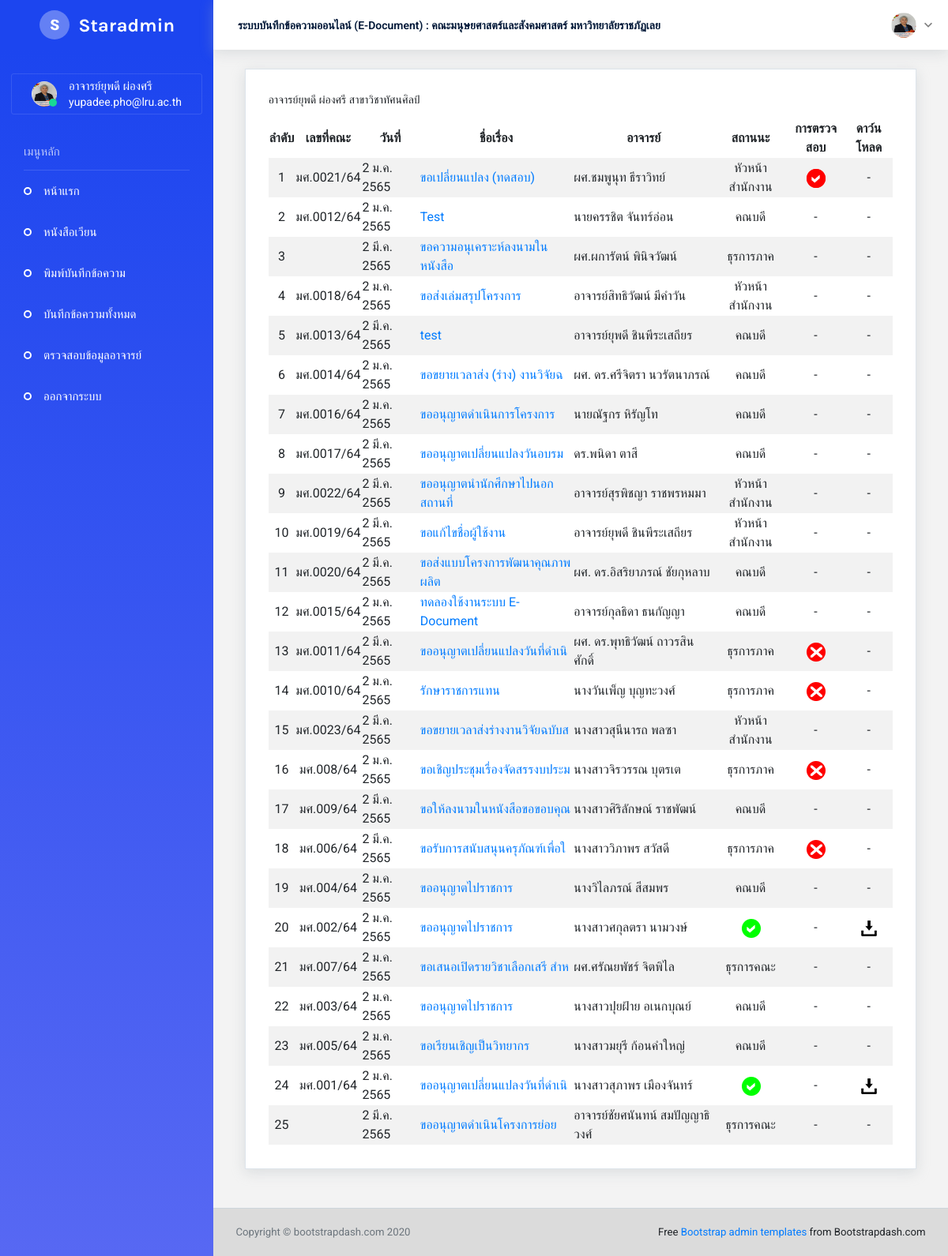
The page /head-officer-page.php (signed in) on the database as committed earlier.
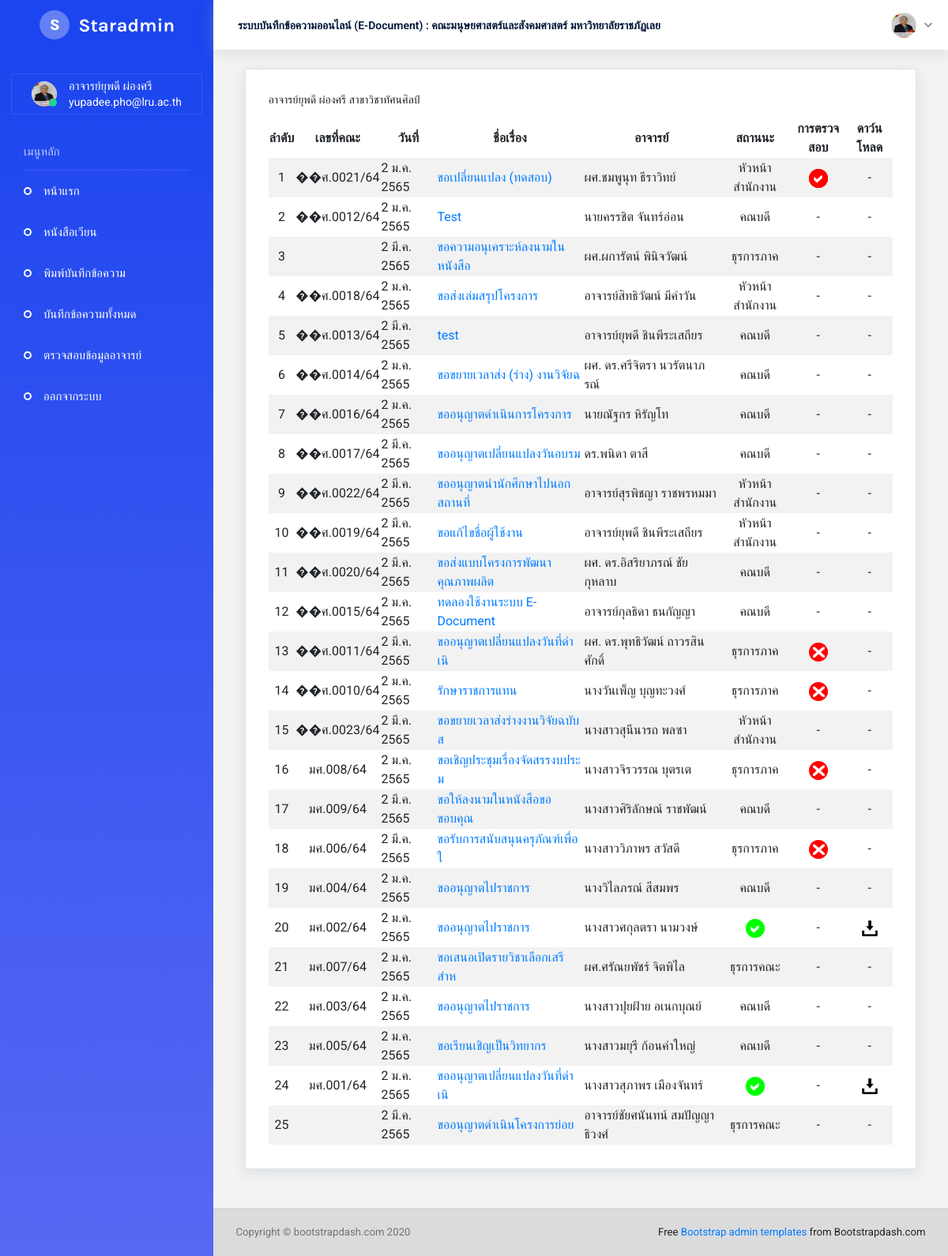
The same page on the database as committed later.
### tables this page shows
CREATE TABLE `memo` (
  `id` int(10) NOT NULL,
  `dep` varchar(100) NOT NULL,
  `field` varchar(100) NOT NULL,
  `user_id` varchar(10) NOT NULL,
  `memo_id` varchar(10) NOT NULL,
  `memo_num_dep` varchar(20) NOT NULL,
  `memo_date` varchar(50) NOT NULL,
  `title` varchar(200) NOT NULL,
  `paragraph1` text NOT NULL,
  `paragraph2` text NOT NULL,
  `paragraph3` text NOT NULL,
  `sign` varchar(100) NOT NULL,
  `time_user` varchar(50) NOT NULL,
  `sign_officer` varchar(250) NOT NULL,
  `time_officer` varchar(50) NOT NULL,
  `sign_officer1` varchar(250) NOT NULL,
  `time_officer1` varchar(50) NOT NULL,
  `name` varchar(250) NOT NULL,
  `position` varchar(250) NOT NULL,
  `status` char(1) NOT NULL,
  `status_edit` char(1) NOT NULL,
  `comment1` varchar(250) NOT NULL,
  `comment2` varchar(250) NOT NULL,
  `sign_depart` varchar(250) NOT NULL,
  `depart_opinion` text NOT NULL,
  `depart_opinion_time` varchar(50) NOT NULL,
  `memo_num_officer1` varchar(100) NOT NULL,
  `comment3` varchar(250) NOT NULL,
  `officer1_opinion` varchar(250) NOT NULL,
  `comment4` varchar(250) NOT NULL,
  `sign_head_officer` varchar(250) NOT NULL,
  `head_officer_opinion` text NOT NULL,
  `head_officer_opinion_time` varchar(100) NOT NULL,
  `sign_admin` varchar(250) NOT NULL,
  `admin_opinion` varchar(250) NOT NULL,
  `admin_opinion_time` varchar(100) NOT NULL,
  `comment5` varchar(250) NOT NULL
);

### head-officer-page.php (the view, shortened to what the changed rows need)
<?php
    include_once('connect.php');
?>
<!DOCTYPE html>
<html lang="en">
  <head>
    <link rel="stylesheet" href="assets/vendors/iconfonts/mdi/css/materialdesignicons.min.css">
    <link rel="stylesheet" href="assets/vendors/iconfonts/ionicons/dist/css/ionicons.css">
    <link rel="stylesheet" href="assets/vendors/iconfonts/flag-icon-css/css/flag-icon.min.css">
    <link rel="stylesheet" href="assets/vendors/css/vendor.bundle.base.css">
    <link rel="stylesheet" href="assets/vendors/css/vendor.bundle.addons.css">
    <link rel="stylesheet" href="assets/css/shared/style.css">
    <link rel="stylesheet" href="assets/css/demo_1/style.css">
  </head>
  <body>
    <div class="container-scroller">
      <div class="container-fluid page-body-wrapper">
        <?php
          $sql="SELECT * FROM memo ORDER BY id DESC";
          $query = mysqli_query($conn,$sql);
        ?>
        <div class="main-panel">
          <div class="content-wrapper">
              <div class="col-lg-12 grid-margin stretch-card">
                <div class="card">
                  <div class="card-body">
                    <table class="table-striped">
                      <thead align="center">
                        <tr>
                          <th> ลำดับ </th>
                          <th> เลขที่คณะ </th>
                          <th> วันที่ </th>
                          <th> ชื่อเรื่อง </th>
                          <th> อาจารย์ </th>
                          <th> สถานนะ </th>
                          <th> การตรวจสอบ </th>
                          <th> ดาว์นโหลด </th>
                       </tr>
                      </thead>
                      <tbody>
                        <?php
                        $i = 1;
                        while($result=mysqli_fetch_array($query,MYSQLI_ASSOC))
                        {
                        ?>
                        <tr>
                          <td class="py-1" align="center"><?php echo $i;?></td>
                          <td align="center"><?php echo $result["memo_num_officer1"];?></td>
                          <td><?php echo $result["memo_date"];?></td>
                          <td><a href="head-officer-page-check.php?memo_id=<?php echo $result["memo_id"];?>&user_id=<?php echo $result["user_id"];?>"><?php echo mb_substr($result["title"],0,30,'UTF-8');?></a></td>
                          <td><?php echo str_replace("ผู้ช่วยศาสตราจารย์","ผศ.",$result["name"]);?></td>
                          <td align="center">
                            <?php
                            $status = $result["status"];;
                            if ($status == "1") {
                              echo "หัวหน้าภาค";
                            } elseif ($status == "2") {
                              echo "ธุรการคณะ";
                            } elseif ($status == "3") {
                              echo "หัวหน้าสำนักงาน";
                            } elseif ($status == "4") {
                              echo "คณบดี";
                            } elseif ($status == "5") {
                              echo "<img src='assets/images/complete.png' alt=''/>";
                            } else {
                              echo "ธุรการภาค";
                            }
                            ?>
                          </td>
                          <td align="center">
                            <?php
                            $status_edit = $result["status_edit"];;
                            if ($status_edit == "1") {
                              echo "<img src='assets/images/edit-1.png' alt=''/>";
                            } elseif ($status_edit == "2") {
                              echo "<img src='assets/images/edited.png' alt=''/>";
                            } elseif ($status_edit == "3") {
                              echo "<img src='assets/images/timeline3.png' alt=''/>";
                            } elseif ($status_edit == "4") {
                              echo "<img src='assets/images/timeline4.png' alt=''/>";
                            } else {
                              echo "-";
                            }
                            ?>
                          </td>
                          <td align="center">
                            <?php
                            $status = $result["status"];;
                            if ($status == "5") {
                              echo "<a href='Template.php?memo_id=$result[memo_id]'><img src='assets/images/download.png' alt=''/></a>";
                            } else {
                              echo "-";
                            }
                            ?>
                          </td>
                        </tr>
                        <?php
                            $i++;
                        }
                        ?>
                      </tbody>
                    </table>
                  </div>
                </div>
              </div>
          </div>
        </div>
      </div>
    </div>
  </body>
</html>

Rows that differ between the two databases and show on the page:
changed memo "ขอเปลี่ยนแปลง (ทดสอบ)": memo_num_officer1 "มศ.0021/64" → "��ศ.0021/64"
changed memo "Test": memo_num_officer1 "มศ.0012/64" → "��ศ.0012/64"
changed memo "ขอส่งเล่มสรุปโครงการ": memo_num_officer1 "มศ.0018/64" → "��ศ.0018/64"
changed memo "test": memo_num_officer1 "มศ.0013/64" → "��ศ.0013/64"
changed memo "ขอขยายเวลาส่ง (ร่าง) งานวิจัยฉ": memo_num_officer1 "มศ.0014/64" → "��ศ.0014/64"
changed memo "ขออนุญาตดำเนินการโครงการ": memo_num_officer1 "มศ.0016/64" → "��ศ.0016/64"
changed memo "ขออนุญาตเปลี่ยนแปลงวันอบรม": memo_num_officer1 "มศ.0017/64" → "��ศ.0017/64"
changed memo "ขออนุญาตนำนักศึกษาไปนอกสถานที่": memo_num_officer1 "มศ.0022/64" → "��ศ.0022/64"
changed memo "ขอแก้ไขชื่อผู้ใช้งาน": memo_num_officer1 "มศ.0019/64" → "��ศ.0019/64"
changed memo "ขอส่งแบบโครงการพัฒนาคุณภาพผลิต": memo_num_officer1 "มศ.0020/64" → "��ศ.0020/64"
changed memo "ทดลองใช้งานระบบ E-Document": memo_num_officer1 "มศ.0015/64" → "��ศ.0015/64"
changed memo "ผศ. ดร.พุทธิวัฒน์ ถาวรสินศักดิ์": memo_num_officer1 "มศ.0011/64" → "��ศ.0011/64"
changed memo "รักษาราชการแทน": memo_num_officer1 "มศ.0010/64" → "��ศ.0010/64"
changed memo "ขอขยายเวลาส่งร่างงานวิจัยฉบับส": memo_num_officer1 "มศ.0023/64" → "��ศ.0023/64"
